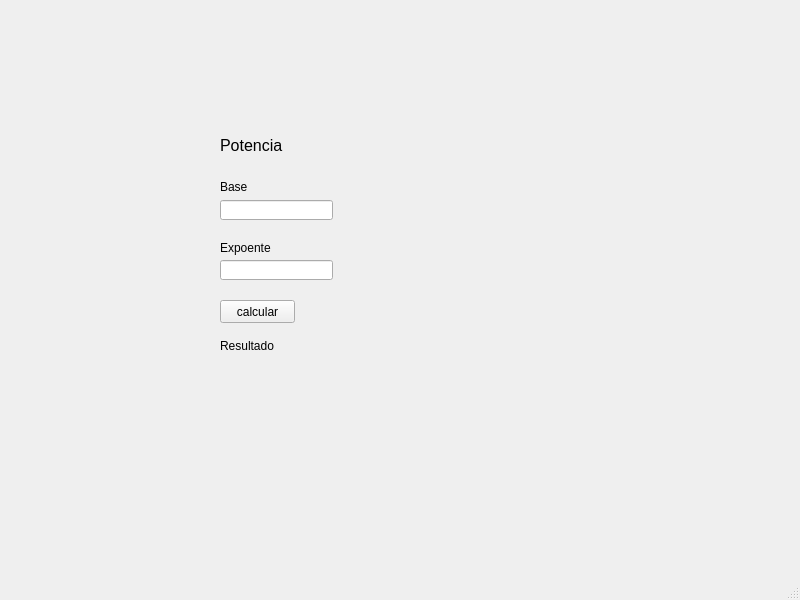
<?xml version="1.0" encoding="UTF-8"?>
<ui version="4.0">
 <class>MainWindow</class>
 <widget class="QMainWindow" name="MainWindow">
  <property name="geometry">
   <rect>
    <x>0</x>
    <y>0</y>
    <width>800</width>
    <height>600</height>
   </rect>
  </property>
  <property name="windowTitle">
   <string>MainWindow</string>
  </property>
  <widget class="QWidget" name="centralwidget">
   <widget class="QLabel" name="label_3">
    <property name="geometry">
     <rect>
      <x>220</x>
      <y>240</y>
      <width>71</width>
      <height>16</height>
     </rect>
    </property>
    <property name="text">
     <string>Expoente</string>
    </property>
   </widget>
   <widget class="QLineEdit" name="base">
    <property name="geometry">
     <rect>
      <x>220</x>
      <y>200</y>
      <width>113</width>
      <height>20</height>
     </rect>
    </property>
   </widget>
   <widget class="QLabel" name="label_2">
    <property name="geometry">
     <rect>
      <x>220</x>
      <y>130</y>
      <width>391</width>
      <height>31</height>
     </rect>
    </property>
    <property name="font">
     <font>
      <pointsize>12</pointsize>
     </font>
    </property>
    <property name="text">
     <string>Potencia</string>
    </property>
   </widget>
   <widget class="QPushButton" name="btn">
    <property name="geometry">
     <rect>
      <x>220</x>
      <y>300</y>
      <width>75</width>
      <height>23</height>
     </rect>
    </property>
    <property name="text">
     <string>calcular</string>
    </property>
   </widget>
   <widget class="QLabel" name="label">
    <property name="geometry">
     <rect>
      <x>220</x>
      <y>180</y>
      <width>47</width>
      <height>13</height>
     </rect>
    </property>
    <property name="text">
     <string>Base</string>
    </property>
   </widget>
   <widget class="QLabel" name="result">
    <property name="geometry">
     <rect>
      <x>220</x>
      <y>330</y>
      <width>391</width>
      <height>31</height>
     </rect>
    </property>
    <property name="text">
     <string>Resultado</string>
    </property>
   </widget>
   <widget class="QLineEdit" name="expo">
    <property name="geometry">
     <rect>
      <x>220</x>
      <y>260</y>
      <width>113</width>
      <height>20</height>
     </rect>
    </property>
   </widget>
  </widget>
  <widget class="QMenuBar" name="menubar">
   <property name="geometry">
    <rect>
     <x>0</x>
     <y>0</y>
     <width>800</width>
     <height>21</height>
    </rect>
   </property>
  </widget>
  <widget class="QStatusBar" name="statusbar"/>
 </widget>
 <resources/>
 <connections/>
</ui>
